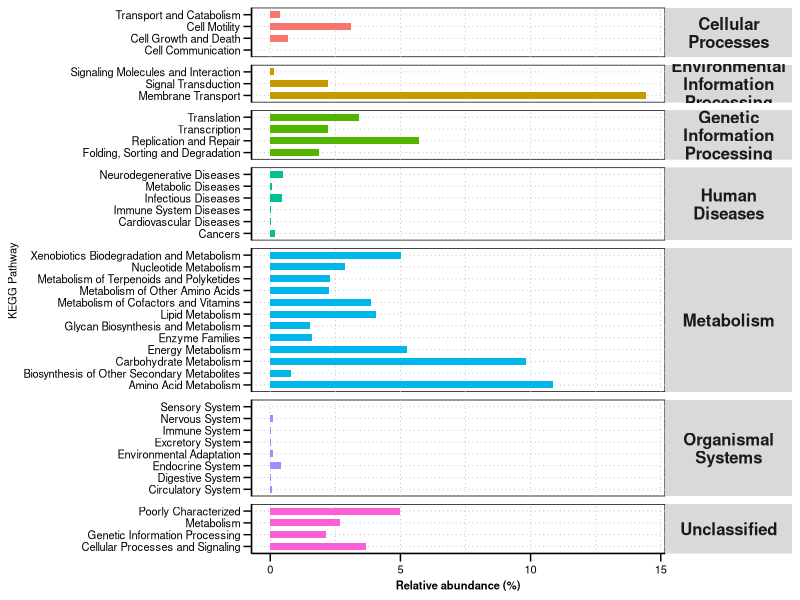
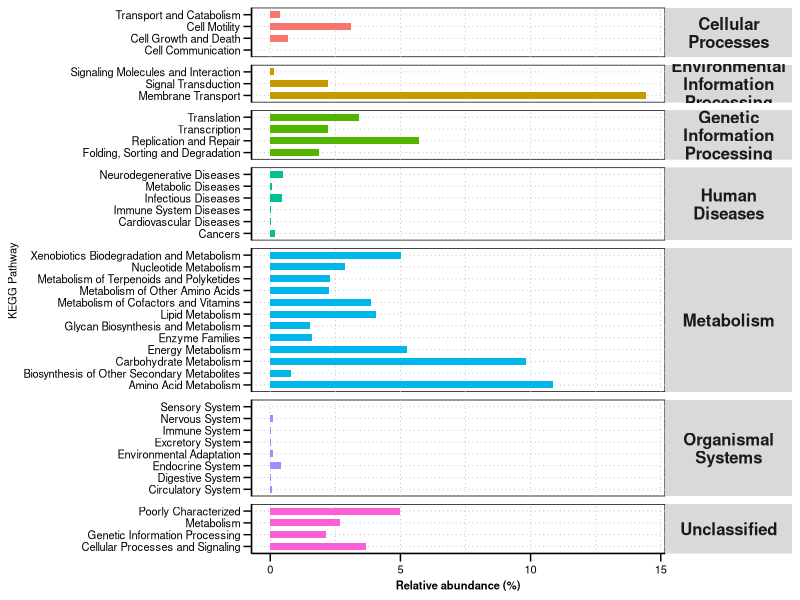

Write the R code that produced these figures, in order.
# 读取文件
KEGG <- read.table("L2.txt",header = TRUE,sep = "\t")

library(ggplot2)
library(reshape2)

# KEGG第一层分类中名字特别长，需要自动换行(替换空格为换行\n)
swr = function(string, nwrap = 12){
  paste(strwrap(string,width = nwrap),collapse = "\n")
}
swr = Vectorize(swr)
KEGG$L1 <- swr(KEGG$L1)

# 绘制L2级和丰度的柱状图，按L1着色并分面
p <- ggplot(KEGG,aes(Abundance,L2)) +
  geom_bar(aes(fill = L1),stat = "identity",width = 0.6) +
  xlab("Relative abundance (%)") + 
  ylab("KEGG Pathway") +
  theme(panel.background = element_rect(fill = "white",colour='black'),
        panel.grid.major = element_line(color = "grey",linetype = "dotted",size = 0.3),
        panel.grid.minor = element_line(color = "grey",linetype = "dotted",size = 0.3),
        axis.ticks.length = unit(0.4,"lines"), 
        axis.ticks = element_line(color='black'),
        axis.line = element_line(colour = "black"), 
        axis.title.x=element_text(colour='black', size=8,face = "bold"),
        axis.title.y=element_text(colour='black', size=8),
        axis.text.x=element_text(colour='black',size=8),
        axis.text.y = element_text(color = "black",size = 8),
        legend.position = "none",
        strip.text.y = element_text(angle = 0,size = 12,face = "bold")) +
  facet_grid(L1~.,space = "free_y",scales = "free_y")
# 预览
p
# 保存矢量图
ggsave("L2.pdf", p, width = 183, height = 240, units = "mm")
